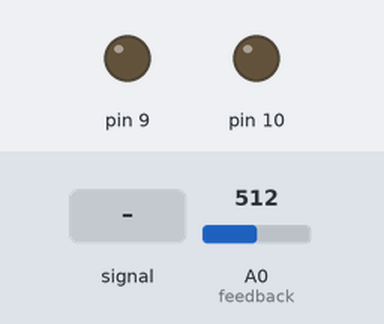
Recording of a sketch running on a simulated Arduino Uno, built with avr-gcc and run on an emulated ATmega328P. Parts: output pins drawn as LEDs (lit = HIGH). Inputs (shaded band) come from the test bench; at power-on: A0 (feedback) = 512. What the sketch prints to the serial monitor is not drawn.

Above: at 1.3 s.
1.4 s: A0 (feedback) set to 503
At 1.79 s:
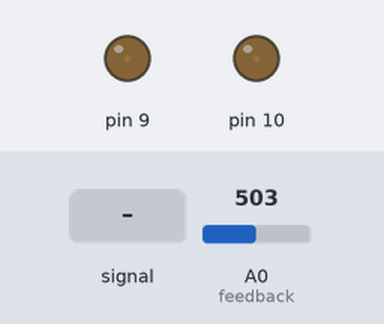
4.4 s: A0 (feedback) fed a 200 Hz sine of ±81 counts around its level
7.4 s: A0 (feedback) set to 511
At 9.61 s:
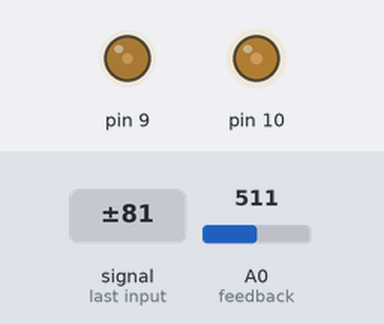
Timing chart, 0 to 16.4 s (numbered marks = the images above; inputs shaded):
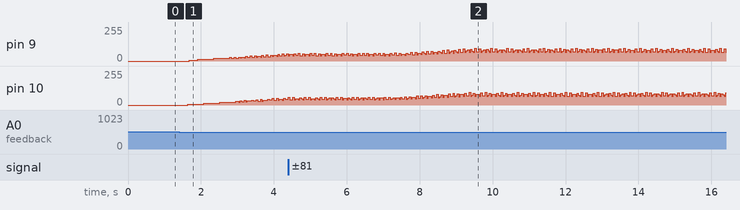

The sketch:

core1.ino
```cpp
#include <TimerOne.h>
int outA =9;
int outB =10;
int total_sample =38.33333;
int f_sine =60;
int f_pwm =4600;
float sine[200];
 float phi=3.14;
 int flag = 0;
 int sample=0;
 int feedback = A0;
 int feedbackval;
 int A=1;

void setup() {
Serial.begin(9600);
 for (int angle=0;angle<total_sample;angle++){
     float deg= angle*(180./total_sample)*phi/180;
     sine[angle]=sin(deg); Serial.println(angle);
 }
  float t_pwm=(1000./f_pwm)*1000;
  delay(100);
  pinMode(feedback, INPUT);
   A = 0;
 Timer1.initialize(t_pwm);
  Timer1.attachInterrupt(create_sine);
  }

void loop() {

   feedbackval = analogRead(feedback);

   while (512 > feedbackval) {
     if (A == 995) {
       feedbackval = analogRead(feedback);
     }
     else {
       A = A + 1;
       feedbackval = analogRead(feedback);
     }    Serial.println(A);
   }
   while (512 < feedbackval) {
     if (A == 0) {
       feedbackval = analogRead(feedback);
     }
     else {
       A = A - 1;
       feedbackval = analogRead(feedback);
     }   Serial.println(A);
   }
 }

void create_sine(){
     if(sample>total_sample && flag==0){
         flag=1;
        sample=0;
     }
          if(sample>total_sample && flag==1){
        flag=0;
        sample=0;
      }
      sample++;
      if(flag==0){
          Timer1.pwm(outA,(sine[sample]*A));
          Timer1.pwm(outB,0);
  }
      if(flag==1){
           Timer1.pwm(outB,(sine[sample]*A));
          Timer1.pwm(outA,0);
      }
 }
```
